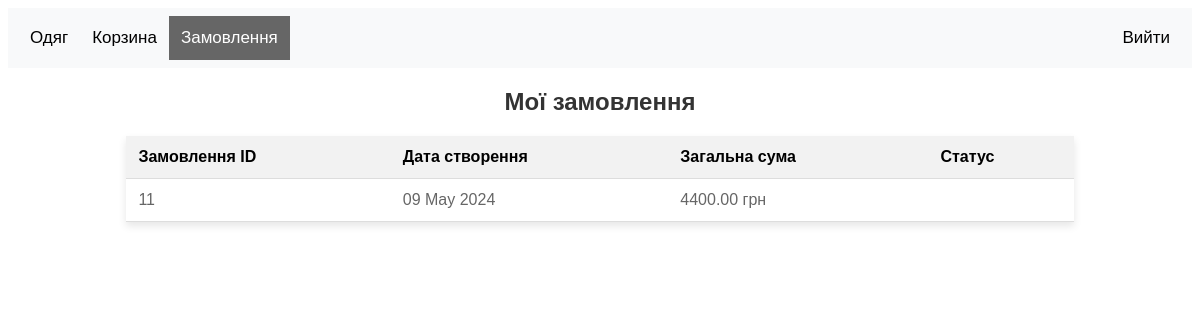
Screenshot of /orders/ (signed in) with the database file from the repository.
### core/models.py (models this page shows, shortened)
class Order(models.Model):
    user = models.ForeignKey(User, on_delete=models.CASCADE)
    total_price = models.DecimalField(max_digits=10, decimal_places=2)
    created_at = models.DateTimeField(auto_now_add=True)

### core/views.py (the view)
# urls.py: path('orders/', views.view_orders, name='view_orders'),
@login_required
def view_orders(request):
    orders = Order.objects.filter(user=request.user)
    return render(request, 'core/view_orders.html', {'orders': orders})

### core/templates/core/view_orders.html (shortened to what this page needs)
{% extends "base.html" %}
{% block content %}
<h2>Мої замовлення</h2>
<table>
    <tr>
        <th>Замовлення ID</th>
        <th>Дата створення</th>
        <th>Загальна сума</th>
        <th>Статус</th>
    </tr>
    {% for order in orders %}
    <tr>
        <td>{{ order.id }}</td>
        <td>{{ order.created_at|date:"d M Y" }}</td>
        <td>{{ order.total_price }} грн</td>
        <td>{{ order.status }}</td>
    </tr>
    {% endfor %}
</table>
{% endblock %}

### core/templates/base.html (style rules this page uses)
body { font-family: Arial, sans-serif; }

### core/templates/core/view_orders.html (style rules this page uses)
h2 { text-align: center; color: #333; margin-bottom: 20px; }
table { width: 80%; margin: auto; border-collapse: collapse; background-color: white; box-shadow: 0 4px 8px rgba(0,0,0,0.1); }
th, td { padding: 12px; text-align: left; border-bottom: 1px solid #ddd; }
th { background-color: #f2f2f2; }
td { color: #666; }

### rows the page displays
Order: id "11", created_at "09 May 2024", total_price "4400.00"
